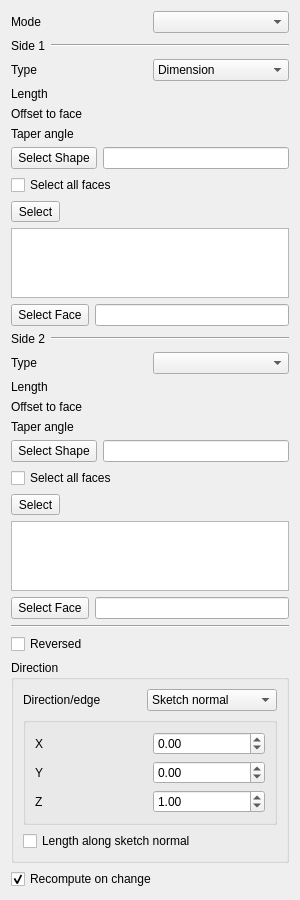
<?xml version="1.0" encoding="UTF-8"?>
<ui version="4.0">
 <class>PartDesignGui::TaskPadPocketParameters</class>
 <widget class="QWidget" name="PartDesignGui::TaskPadPocketParameters">
  <property name="geometry">
   <rect>
    <x>0</x>
    <y>0</y>
    <width>300</width>
    <height>772</height>
   </rect>
  </property>
  <property name="windowTitle">
   <string notr="true">Form</string>
  </property>
  <layout class="QVBoxLayout" name="verticalLayout">
   <item>
    <layout class="QGridLayout" name="gridLayout">
     <item row="0" column="0">
      <widget class="QLabel" name="sidesLabel">
       <property name="text">
        <string>Mode</string>
       </property>
      </widget>
     </item>
     <item row="0" column="1">
      <widget class="QComboBox" name="sidesMode"/>
     </item>
     <item row="1" column="0" colspan="2">
      <layout class="QHBoxLayout" name="verticalLayout_220">
       <property name="leftMargin">
        <number>0</number>
       </property>
       <property name="topMargin">
        <number>0</number>
       </property>
       <property name="rightMargin">
        <number>0</number>
       </property>
       <property name="bottomMargin">
        <number>0</number>
       </property>
       <item>
        <widget class="QLabel" name="side1Label">
         <property name="text">
          <string>Side 1</string>
         </property>
        </widget>
       </item>
       <item>
        <widget class="Line" name="line1">
         <property name="orientation">
          <enum>Qt::Horizontal</enum>
         </property>
         <property name="sizePolicy">
          <sizepolicy hsizetype="Expanding" vsizetype="Fixed">
           <horstretch>0</horstretch>
           <verstretch>0</verstretch>
          </sizepolicy>
         </property>
        </widget>
       </item>
      </layout>
     </item>
     <item row="2" column="0">
      <widget class="QLabel" name="textLabel1">
       <property name="text">
        <string>Type</string>
       </property>
      </widget>
     </item>
     <item row="2" column="1">
      <widget class="QComboBox" name="changeMode">
       <item>
        <property name="text">
         <string>Dimension</string>
        </property>
       </item>
      </widget>
     </item>
     <item row="3" column="0">
      <widget class="QLabel" name="labelLength">
       <property name="text">
        <string>Length</string>
       </property>
      </widget>
     </item>
     <item row="3" column="1">
      <widget class="Gui::PrefQuantitySpinBox" name="lengthEdit" native="true">
       <property name="keyboardTracking" stdset="0">
        <bool>false</bool>
       </property>
       <property name="unit" stdset="0">
        <string notr="true">mm</string>
       </property>
      </widget>
     </item>
     <item row="4" column="0">
      <widget class="QLabel" name="labelOffset">
       <property name="text">
        <string>Offset to face</string>
       </property>
      </widget>
     </item>
     <item row="4" column="1">
      <widget class="Gui::PrefQuantitySpinBox" name="offsetEdit" native="true">
       <property name="keyboardTracking" stdset="0">
        <bool>false</bool>
       </property>
       <property name="unit" stdset="0">
        <string notr="true">mm</string>
       </property>
      </widget>
     </item>
     <item row="5" column="0">
      <widget class="QLabel" name="labelTaperAngle">
       <property name="toolTip">
        <string>Angle to taper the extrusion</string>
       </property>
       <property name="text">
        <string>Taper angle</string>
       </property>
      </widget>
     </item>
     <item row="5" column="1">
      <widget class="Gui::PrefQuantitySpinBox" name="taperEdit" native="true">
       <property name="keyboardTracking" stdset="0">
        <bool>false</bool>
       </property>
       <property name="unit" stdset="0">
        <string notr="true">deg</string>
       </property>
      </widget>
     </item>
     <item row="6" column="0" colspan="2">
      <widget class="QFrame" name="upToShapeList">
       <property name="frameShadow">
        <enum>QFrame::Plain</enum>
       </property>
       <property name="lineWidth">
        <number>0</number>
       </property>
       <layout class="QVBoxLayout">
        <property name="leftMargin">
         <number>0</number>
        </property>
        <property name="topMargin">
         <number>0</number>
        </property>
        <property name="rightMargin">
         <number>0</number>
        </property>
        <property name="bottomMargin">
         <number>0</number>
        </property>
        <item>
         <layout class="QGridLayout" name="_2">
          <item row="0" column="1">
           <widget class="QLineEdit" name="lineShapeName">
            <property name="readOnly">
             <bool>true</bool>
            </property>
           </widget>
          </item>
          <item row="0" column="0">
           <widget class="QToolButton" name="buttonShape">
            <property name="minimumSize">
             <size>
              <width>0</width>
              <height>22</height>
             </size>
            </property>
            <property name="text">
             <string>Select Shape</string>
            </property>
            <property name="checkable">
             <bool>true</bool>
            </property>
           </widget>
          </item>
         </layout>
        </item>
        <item>
         <widget class="QCheckBox" name="checkBoxAllFaces">
          <property name="enabled">
           <bool>true</bool>
          </property>
          <property name="toolTip">
           <string>Selects all faces of the shape</string>
          </property>
          <property name="text">
           <string>Select all faces</string>
          </property>
         </widget>
        </item>
        <item>
         <widget class="QWidget" name="upToShapeFaces" native="true">
          <layout class="QVBoxLayout" name="verticalLayout_2">
           <property name="leftMargin">
            <number>0</number>
           </property>
           <property name="topMargin">
            <number>0</number>
           </property>
           <property name="rightMargin">
            <number>0</number>
           </property>
           <property name="bottomMargin">
            <number>0</number>
           </property>
           <item>
            <widget class="QToolButton" name="buttonShapeFace">
             <property name="toolTip">
              <string>Toggles between selection and preview mode</string>
             </property>
             <property name="text">
              <string>Select</string>
             </property>
             <property name="checkable">
              <bool>true</bool>
             </property>
            </widget>
           </item>
           <item>
            <widget class="QListWidget" name="listWidgetReferences">
             <property name="selectionMode">
              <enum>QAbstractItemView::ExtendedSelection</enum>
             </property>
            </widget>
           </item>
          </layout>
         </widget>
        </item>
       </layout>
      </widget>
     </item>
     <item row="7" column="0" colspan="2">
      <layout class="QGridLayout" name="gridLayout_5">
       <item row="0" column="1">
        <widget class="QLineEdit" name="lineFaceName">
         <property name="readOnly">
          <bool>true</bool>
         </property>
        </widget>
       </item>
       <item row="0" column="0">
        <widget class="QToolButton" name="buttonFace">
         <property name="minimumSize">
          <size>
           <width>0</width>
           <height>22</height>
          </size>
         </property>
         <property name="text">
          <string>Select Face</string>
         </property>
         <property name="checkable">
          <bool>true</bool>
         </property>
        </widget>
       </item>
      </layout>
     </item>
     <item row="8" column="0" colspan="2">
      <layout class="QHBoxLayout" name="verticalLayout_221">
       <property name="leftMargin">
        <number>0</number>
       </property>
       <property name="topMargin">
        <number>0</number>
       </property>
       <property name="rightMargin">
        <number>0</number>
       </property>
       <property name="bottomMargin">
        <number>0</number>
       </property>
       <item>
        <widget class="QLabel" name="side2Label">
         <property name="text">
          <string>Side 2</string>
         </property>
        </widget>
       </item>
       <item>
        <widget class="Line" name="line2">
         <property name="orientation">
          <enum>Qt::Horizontal</enum>
         </property>
         <property name="sizePolicy">
          <sizepolicy hsizetype="Expanding" vsizetype="Fixed">
           <horstretch>0</horstretch>
           <verstretch>0</verstretch>
          </sizepolicy>
         </property>
        </widget>
       </item>
      </layout>
     </item>
     <item row="9" column="0">
      <widget class="QLabel" name="typeLabel2">
       <property name="text">
        <string>Type</string>
       </property>
      </widget>
     </item>
     <item row="9" column="1">
      <widget class="QComboBox" name="changeMode2"/>
     </item>
     <item row="10" column="0">
      <widget class="QLabel" name="labelLength2">
       <property name="text">
        <string>Length</string>
       </property>
      </widget>
     </item>
     <item row="10" column="1">
      <widget class="Gui::PrefQuantitySpinBox" name="lengthEdit2" native="true">
       <property name="keyboardTracking" stdset="0">
        <bool>false</bool>
       </property>
       <property name="unit" stdset="0">
        <string notr="true">mm</string>
       </property>
      </widget>
     </item>
     <item row="11" column="0">
      <widget class="QLabel" name="labelOffset2">
       <property name="text">
        <string>Offset to face</string>
       </property>
      </widget>
     </item>
     <item row="11" column="1">
      <widget class="Gui::PrefQuantitySpinBox" name="offsetEdit2" native="true">
       <property name="keyboardTracking" stdset="0">
        <bool>false</bool>
       </property>
       <property name="unit" stdset="0">
        <string notr="true">mm</string>
       </property>
      </widget>
     </item>
     <item row="12" column="0">
      <widget class="QLabel" name="labelTaperAngle2">
       <property name="toolTip">
        <string>Angle to taper the extrusion</string>
       </property>
       <property name="text">
        <string>Taper angle</string>
       </property>
      </widget>
     </item>
     <item row="12" column="1">
      <widget class="Gui::PrefQuantitySpinBox" name="taperEdit2" native="true">
       <property name="keyboardTracking" stdset="0">
        <bool>false</bool>
       </property>
       <property name="unit" stdset="0">
        <string notr="true">deg</string>
       </property>
      </widget>
     </item>
     <item row="13" column="0" colspan="2">
      <widget class="QFrame" name="upToShapeList2">
       <property name="frameShadow">
        <enum>QFrame::Plain</enum>
       </property>
       <property name="lineWidth">
        <number>0</number>
       </property>
       <layout class="QVBoxLayout">
        <property name="leftMargin">
         <number>0</number>
        </property>
        <property name="topMargin">
         <number>0</number>
        </property>
        <property name="rightMargin">
         <number>0</number>
        </property>
        <property name="bottomMargin">
         <number>0</number>
        </property>
        <item>
         <layout class="QGridLayout" name="_22">
          <item row="0" column="1">
           <widget class="QLineEdit" name="lineShapeName2">
            <property name="readOnly">
             <bool>true</bool>
            </property>
           </widget>
          </item>
          <item row="0" column="0">
           <widget class="QToolButton" name="buttonShape2">
            <property name="minimumSize">
             <size>
              <width>0</width>
              <height>22</height>
             </size>
            </property>
            <property name="text">
             <string>Select Shape</string>
            </property>
            <property name="checkable">
             <bool>true</bool>
            </property>
           </widget>
          </item>
         </layout>
        </item>
        <item>
         <widget class="QCheckBox" name="checkBoxAllFaces2">
          <property name="enabled">
           <bool>true</bool>
          </property>
          <property name="toolTip">
           <string>Selects all faces of the shape</string>
          </property>
          <property name="text">
           <string>Select all faces</string>
          </property>
         </widget>
        </item>
        <item>
         <widget class="QWidget" name="upToShapeFaces2" native="true">
          <layout class="QVBoxLayout" name="verticalLayout_222">
           <property name="leftMargin">
            <number>0</number>
           </property>
           <property name="topMargin">
            <number>0</number>
           </property>
           <property name="rightMargin">
            <number>0</number>
           </property>
           <property name="bottomMargin">
            <number>0</number>
           </property>
           <item>
            <widget class="QToolButton" name="buttonShapeFace2">
             <property name="toolTip">
              <string>Toggles between selection and preview mode</string>
             </property>
             <property name="text">
              <string>Select</string>
             </property>
             <property name="checkable">
              <bool>true</bool>
             </property>
            </widget>
           </item>
           <item>
            <widget class="QListWidget" name="listWidgetReferences2">
             <property name="selectionMode">
              <enum>QAbstractItemView::ExtendedSelection</enum>
             </property>
            </widget>
           </item>
          </layout>
         </widget>
        </item>
       </layout>
      </widget>
     </item>
     <item row="14" column="0" colspan="2">
      <layout class="QGridLayout" name="gridLayout_52">
       <item row="0" column="1">
        <widget class="QLineEdit" name="lineFaceName2">
         <property name="readOnly">
          <bool>true</bool>
         </property>
        </widget>
       </item>
       <item row="0" column="0">
        <widget class="QToolButton" name="buttonFace2">
         <property name="minimumSize">
          <size>
           <width>0</width>
           <height>22</height>
          </size>
         </property>
         <property name="text">
          <string>Select Face</string>
         </property>
         <property name="checkable">
          <bool>true</bool>
         </property>
        </widget>
       </item>
      </layout>
     </item>
    </layout>
   </item>
   <item>
    <widget class="Line" name="line">
     <property name="orientation">
      <enum>Qt::Horizontal</enum>
     </property>
    </widget>
   </item>
   <item>
    <widget class="QCheckBox" name="checkBoxReversed">
     <property name="text">
      <string>Reversed</string>
     </property>
    </widget>
   </item>
   <item>
    <widget class="QGroupBox" name="groupBox">
     <property name="title">
      <string>Direction</string>
     </property>
     <layout class="QGridLayout" name="gridLayout_4">
      <item row="2" column="0">
       <widget class="QCheckBox" name="checkBoxAlongDirection">
        <property name="enabled">
         <bool>true</bool>
        </property>
        <property name="toolTip">
         <string>If unchecked, the length will be
measured along the specified direction</string>
        </property>
        <property name="text">
         <string>Length along sketch normal</string>
        </property>
       </widget>
      </item>
      <item row="0" column="0">
       <layout class="QGridLayout" name="gridLayout_3">
        <item row="0" column="0">
         <widget class="QLabel" name="labelEdge">
          <property name="text">
           <string>Direction/edge</string>
          </property>
         </widget>
        </item>
        <item row="0" column="1">
         <widget class="QComboBox" name="directionCB">
          <property name="toolTip">
           <string>Set a direction or select an edge
from the model as reference</string>
          </property>
          <item>
           <property name="text">
            <string>Sketch normal</string>
           </property>
          </item>
          <item>
           <property name="text">
            <string>Select reference…</string>
           </property>
          </item>
          <item>
           <property name="text">
            <string>Custom direction</string>
           </property>
          </item>
         </widget>
        </item>
       </layout>
      </item>
      <item row="1" column="0">
       <widget class="QGroupBox" name="groupBoxDirection">
        <property name="enabled">
         <bool>true</bool>
        </property>
        <property name="toolTip">
         <string>Use custom vector for extrude direction, otherwise
the sketch plane's normal vector will be used</string>
        </property>
        <property name="checkable">
         <bool>false</bool>
        </property>
        <property name="checked">
         <bool>false</bool>
        </property>
        <layout class="QGridLayout" name="gridLayout_2">
         <item row="0" column="0">
          <widget class="QLabel" name="labelXSkew">
           <property name="text">
            <string>X</string>
           </property>
          </widget>
         </item>
         <item row="0" column="1">
          <widget class="Gui::DoubleSpinBox" name="XDirectionEdit">
           <property name="toolTip">
            <string>X-component of direction vector</string>
           </property>
           <property name="keyboardTracking">
            <bool>false</bool>
           </property>
           <property name="minimum">
            <double>-100.000000000000000</double>
           </property>
           <property name="maximum">
            <double>100.000000000000000</double>
           </property>
           <property name="singleStep">
            <double>0.100000000000000</double>
           </property>
           <property name="unit" stdset="0">
            <string notr="true"/>
           </property>
          </widget>
         </item>
         <item row="1" column="0">
          <widget class="QLabel" name="labelYSkew">
           <property name="text">
            <string>Y</string>
           </property>
          </widget>
         </item>
         <item row="1" column="1">
          <widget class="Gui::DoubleSpinBox" name="YDirectionEdit">
           <property name="toolTip">
            <string>Y-component of direction vector</string>
           </property>
           <property name="keyboardTracking">
            <bool>false</bool>
           </property>
           <property name="minimum">
            <double>-100.000000000000000</double>
           </property>
           <property name="maximum">
            <double>100.000000000000000</double>
           </property>
           <property name="singleStep">
            <double>0.100000000000000</double>
           </property>
           <property name="unit" stdset="0">
            <string notr="true"/>
           </property>
          </widget>
         </item>
         <item row="2" column="0">
          <widget class="QLabel" name="labelZSkew">
           <property name="text">
            <string>Z</string>
           </property>
          </widget>
         </item>
         <item row="2" column="1">
          <widget class="Gui::DoubleSpinBox" name="ZDirectionEdit">
           <property name="toolTip">
            <string>Z-component of direction vector</string>
           </property>
           <property name="keyboardTracking">
            <bool>false</bool>
           </property>
           <property name="minimum">
            <double>-100.000000000000000</double>
           </property>
           <property name="maximum">
            <double>100.000000000000000</double>
           </property>
           <property name="singleStep">
            <double>0.100000000000000</double>
           </property>
           <property name="value">
            <double>1.000000000000000</double>
           </property>
           <property name="unit" stdset="0">
            <string notr="true"/>
           </property>
          </widget>
         </item>
        </layout>
       </widget>
      </item>
     </layout>
    </widget>
   </item>
   <item>
    <widget class="QCheckBox" name="checkBoxUpdateView">
     <property name="text">
      <string>Recompute on change</string>
     </property>
     <property name="checked">
      <bool>true</bool>
     </property>
    </widget>
   </item>
  </layout>
 </widget>
 <customwidgets>
  <customwidget>
   <class>Gui::QuantitySpinBox</class>
   <extends>QWidget</extends>
   <header>Gui/QuantitySpinBox.h</header>
  </customwidget>
  <customwidget>
   <class>Gui::DoubleSpinBox</class>
   <extends>QDoubleSpinBox</extends>
   <header>Gui/SpinBox.h</header>
  </customwidget>
  <customwidget>
   <class>Gui::PrefQuantitySpinBox</class>
   <extends>Gui::QuantitySpinBox</extends>
   <header>Gui/PrefWidgets.h</header>
  </customwidget>
 </customwidgets>
 <resources/>
 <connections/>
</ui>
